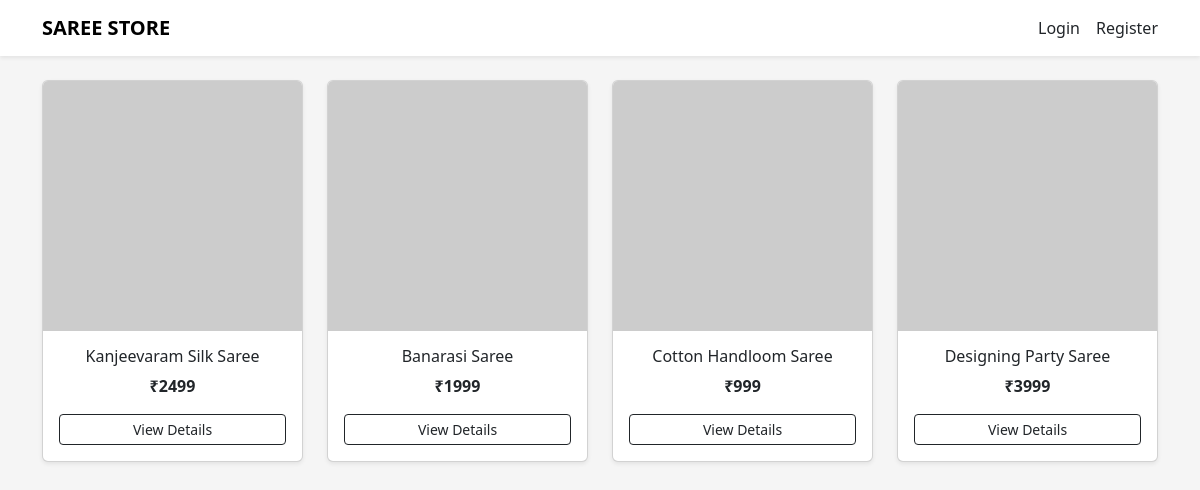
The page / on the database its author committed.
### app.py (models this page shows)
class Product(db.Model):
    id = db.Column(db.Integer, primary_key=True)
    name = db.Column(db.String(150), nullable=False)
    price = db.Column(db.Integer, nullable=False)
    stock = db.Column(db.Integer, nullable=False)  # NEW
    image = db.Column(db.String(300), nullable=False)
    description = db.Column(db.Text, nullable=False)

### app.py (the view)
@app.route("/")
def home():
    products = Product.query.all()
    return render_template("home.html", sarees=products)

### templates/home.html
{% extends "base.html" %}
{% block content %}
<div class="row">
  {% for product in sarees %}
  <div class="col-md-3 mb-4">
    <div class="card h-100 shadow-sm">
      <img src="{{ product.image }}" class="card-img-top">
      <div class="card-body text-center">
        <h6>{{ product.name }}</h6>
        <p class="fw-bold">₹{{ product.price }}</p>
        <a href="{{ url_for('product_detail', id=product.id) }}"
           class="btn btn-sm btn-outline-dark w-100">
          View Details
        </a>
      </div>
    </div>
  </div>
  {% endfor %}
</div>
{% endblock %}

### static/css/style.css (style rules this page uses)
body { background-color: #f5f5f5; }
.card-img-top { height: 250px; object-fit: cover; }

### rows shown on the page
Product: name "Kanjeevaram Silk Saree", price "2499"
Product: name "Banarasi Saree", price "1999"
Product: name "Cotton Handloom Saree", price "999"
Product: name "Designing Party Saree", price "3999"
